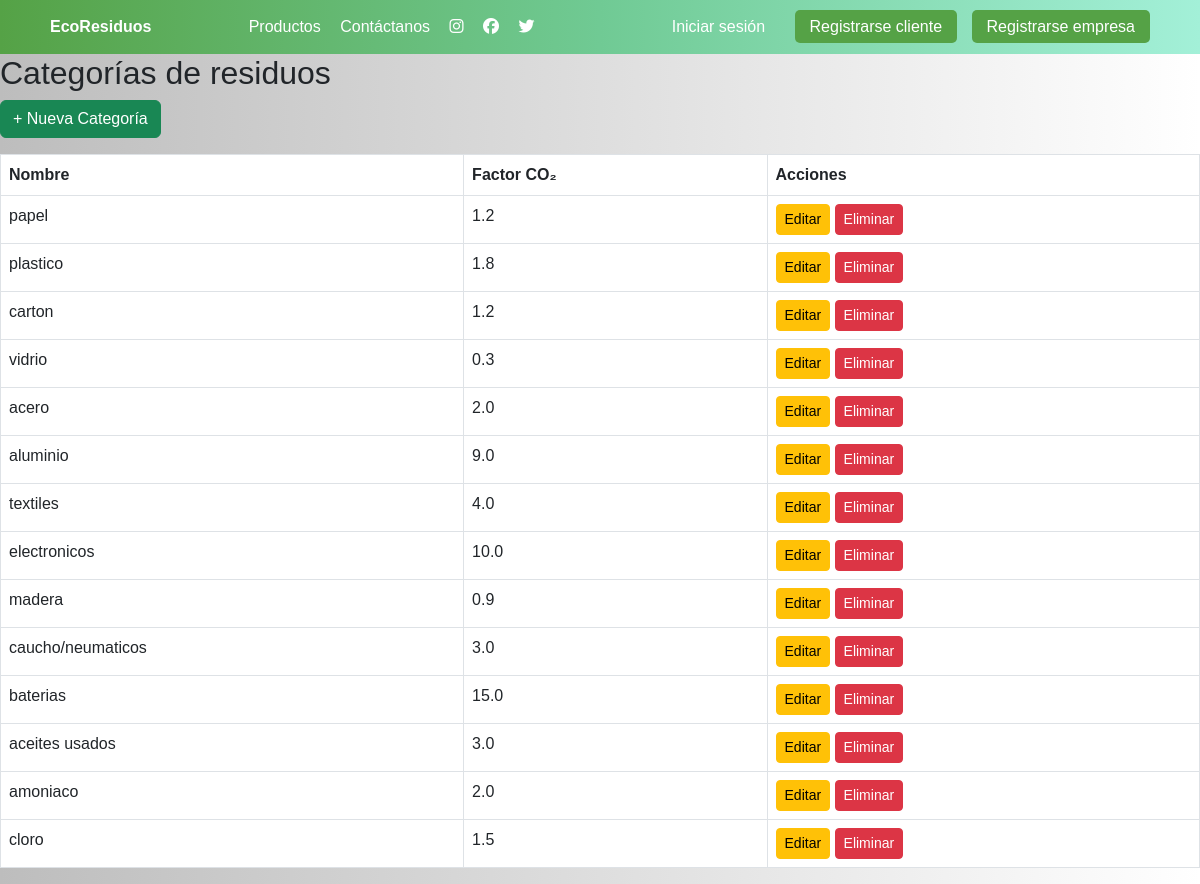
Before: /categorias/ with the older database file.
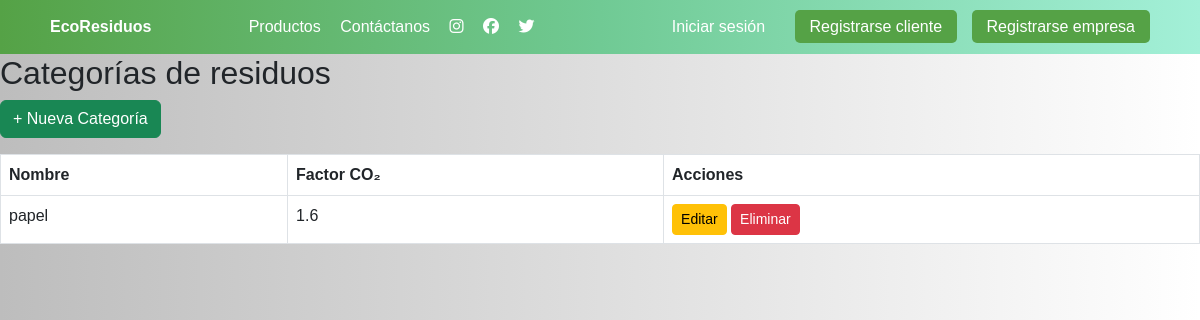
After: the same page with the newer database file.
### tareas/models.py (models this page shows, shortened)
class CategoriaResiduo(models.Model):
    nombre = models.CharField(max_length=100)
    factor_co2 = models.FloatField(help_text="kg CO₂e evitado por kg de residuo")

### tareas/views.py (the view)
# urls.py: path('categorias/', lista_categorias, name='lista_categorias'),
def lista_categorias(request):
    categorias = CategoriaResiduo.objects.all()
    return render(request, 'categorias/lista.html', {'categorias': categorias})

### tareas/templates/categorias/lista.html
{% extends "base.html" %}
{% block content %}
<h2>Categorías de residuos</h2>
<a href="{% url 'crear_categoria' %}" class="btn btn-success mb-3">+ Nueva Categoría</a>
<table class="table table-bordered">
    <thead>
        <tr>
            <th>Nombre</th>
            <th>Factor CO₂</th>
            <th>Acciones</th>
        </tr>
    </thead>
    <tbody>
        {% for cat in categorias %}
        <tr>
            <td>{{ cat.nombre }}</td>
            <td>{{ cat.factor_co2 }}</td>
            <td>
                <a href="{% url 'editar_categoria' cat.id %}" class="btn btn-warning btn-sm">Editar</a>
                <a href="{% url 'eliminar_categoria' cat.id %}" class="btn btn-danger btn-sm">Eliminar</a>
            </td>
        </tr>
        {% endfor %}
    </tbody>
</table>
{% endblock %}

### tareas/templates/base.html (shortened to what this page needs)
{% load static %}
<!DOCTYPE html>
<html lang="es">
<head>
    <link href="https://cdn.jsdelivr.net/npm/bootstrap@5.3.0/dist/css/bootstrap.min.css" rel="stylesheet">
    <link rel="stylesheet" href="https://cdnjs.cloudflare.com/ajax/libs/font-awesome/6.4.2/css/all.min.css">
</head>
<body>
    <header class="header">
        <a href="{% url 'home' %}" class="navbar-brand logo-text"><strong>EcoResiduos</strong></a>
        <nav>
            <a href="#">Productos</a>
            <a href="#">Contáctanos</a>
            <a href="#"><i class="fa-brands fa-instagram"></i></a>
            <a href="#"><i class="fa-brands fa-facebook"></i></a>
            <a href="#"><i class="fa-brands fa-twitter"></i></a>
        </nav>
        <div class="buttons">
            <a href="{% url 'login_usuario' %}" class="login">Iniciar sesión</a>
<a href="{% url 'registro_usuario' %}?tipo=cliente" class="register">Registrarse cliente</a>
<a href="{% url 'registro_usuario' %}?tipo=empresa" class="register">Registrarse empresa</a>
        </div>
    </header>
    {% block content %}{% endblock %}
</body>
</html>

### tareas/templates/base.html (style rules this page uses)
body { background: -webkit-linear-gradient(90deg, #bdbdbd,#dedede,#ffffff); background: linear-gradient(90deg, #bdbdbd,#dedede,#ffffff); font-family: Arial, sans-serif; margin: 0; padding: 0; }
.header { background: -webkit-linear-gradient(90deg, #55a246,#70ca94,#a3f0d8); background: linear-gradient(90deg, #55a246,#70ca94,#a3f0d8); color: white; display: flex; justify-content: space-between; align-items: center; padding: 15px 50px; }
.header nav a { color: white; margin-right: 15px; text-decoration: none; }
.buttons a { margin-left: 10px; text-decoration: none; padding: 8px 15px; border-radius: 5px; }
.buttons .login { background-color: transparent; color: white; }
.buttons .register { background-color: #55a246; color: white; }

Changed rows visible on the page:
removed CategoriaResiduo: nombre "plastico", factor_co2 "1.8"
removed CategoriaResiduo: nombre "carton", factor_co2 "1.2"
removed CategoriaResiduo: nombre "vidrio", factor_co2 "0.3"
removed CategoriaResiduo: nombre "acero", factor_co2 "2.0"
removed CategoriaResiduo: nombre "aluminio", factor_co2 "9.0"
removed CategoriaResiduo: nombre "textiles", factor_co2 "4.0"
removed CategoriaResiduo: nombre "electronicos", factor_co2 "10.0"
removed CategoriaResiduo: nombre "madera", factor_co2 "0.9"
removed CategoriaResiduo: nombre "caucho/neumaticos", factor_co2 "3.0"
removed CategoriaResiduo: nombre "baterias", factor_co2 "15.0"
removed CategoriaResiduo: nombre "aceites usados", factor_co2 "3.0"
removed CategoriaResiduo: nombre "amoniaco", factor_co2 "2.0"
removed CategoriaResiduo: nombre "cloro", factor_co2 "1.5"
changed CategoriaResiduo "papel": factor_co2 "1.2" → "1.6"
